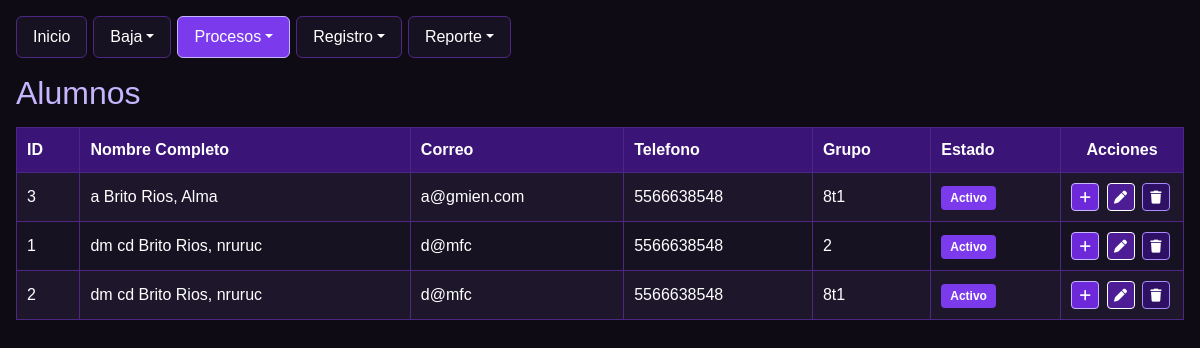
The app's page /Escuela/procesos/pro_alumnos.php, older data.
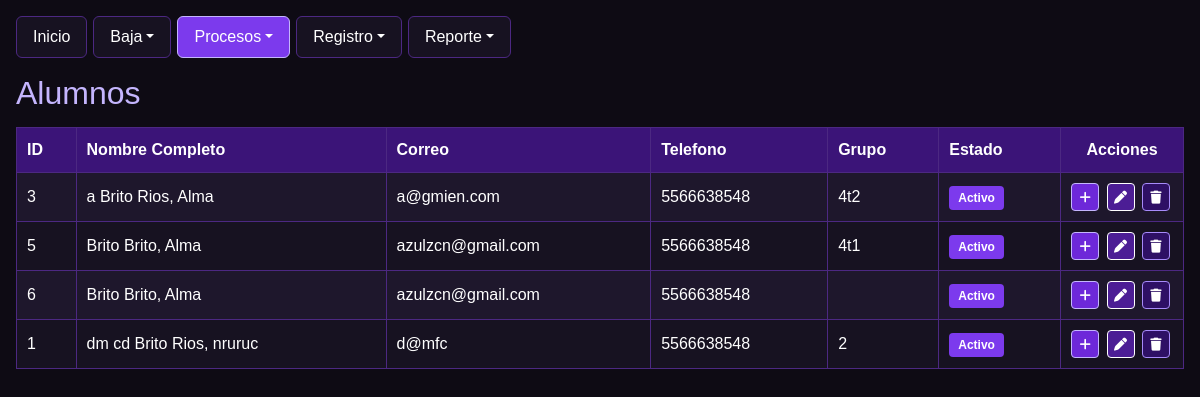
The same page, newer data.
### tables this page shows
CREATE TABLE `alumnos` (
  `id_alumno` int(11) NOT NULL,
  `nombre` varchar(50) NOT NULL,
  `apaterno` varchar(50) NOT NULL,
  `amaterno` varchar(50) DEFAULT NULL,
  `dom` varchar(100) DEFAULT NULL,
  `mail` varchar(100) DEFAULT NULL,
  `tel` varchar(20) DEFAULT NULL,
  `id_grupo` varchar(50) DEFAULT NULL,
  `estatus` int(11) DEFAULT 1
);

### Escuela/procesos/pro_alumnos.php (the view, shortened to what this page needs)
<?php
require_once __DIR__ . '/../conexion.php';
$col_id = "id_alumno";
$conexion->exec("CREATE TABLE IF NOT EXISTS grupos (
    id INT AUTO_INCREMENT PRIMARY KEY,
    grupo VARCHAR(50) NOT NULL
)");
$conexion->exec("CREATE TABLE IF NOT EXISTS alumnos (
    `{$col_id}` INT AUTO_INCREMENT PRIMARY KEY,
    nombre VARCHAR(50) NOT NULL,
    apaterno VARCHAR(50) NOT NULL,
    amaterno VARCHAR(50),
    dom VARCHAR(100),
    mail VARCHAR(100),
    tel VARCHAR(20),
    id_grupo VARCHAR(50),
    estatus INT DEFAULT 1
)");
$alumnos = $conexion->query("SELECT * FROM alumnos WHERE estatus = 1 ORDER BY apaterno, amaterno, nombre")->fetchAll(PDO::FETCH_ASSOC);
?>
<!DOCTYPE html>
<html lang="es">
<head>
    <link href="https://cdn.jsdelivr.net/npm/bootstrap@5.3.8/dist/css/bootstrap.min.css" rel="stylesheet" />
    <link rel="stylesheet" href="https://cdnjs.cloudflare.com/ajax/libs/font-awesome/6.0.0/css/all.min.css" />
</head>
<body class="p-3 m-0 border-0">
    <ul class="nav nav-pills">
        <li class="nav-item"><a class="nav-link" href="/proyecto-AABR/Escuela/index.php">Inicio</a></li>
        <li class="nav-item dropdown">
            <a class="nav-link dropdown-toggle" data-bs-toggle="dropdown" href="#" role="button">Baja</a>
        </li>
        <li class="nav-item dropdown">
            <a class="nav-link dropdown-toggle active" data-bs-toggle="dropdown" href="#" role="button">Procesos</a>
        </li>
        <li class="nav-item dropdown">
            <a class="nav-link dropdown-toggle" data-bs-toggle="dropdown" href="#" role="button">Registro</a>
        </li>
        <li class="nav-item dropdown">
            <a class="nav-link dropdown-toggle" data-bs-toggle="dropdown" href="#" role="button">Reporte</a>
        </li>
    </ul>
    <h2 class="mt-3">Alumnos</h2>
    <table>
        <tr>
            <th>ID</th>
            <th>Nombre Completo</th>
            <th>Correo</th>
            <th>Telefono</th>
            <th>Grupo</th>
            <th>Estado</th>
            <th style="width: 120px; text-align: center;">Acciones</th>
        </tr>
        <?php foreach ($alumnos as $a): ?>
            <?php $id_actual = (string)($a[$col_id] ?? ""); ?>
            <tr>
                <td><?= htmlspecialchars($id_actual, ENT_QUOTES, "UTF-8") ?></td>
                <td><?= htmlspecialchars(trim(($a["apaterno"] ?? "") . " " . ($a["amaterno"] ?? "") . ", " . ($a["nombre"] ?? "")), ENT_QUOTES, "UTF-8") ?></td>
                <td><?= htmlspecialchars((string)($a["mail"] ?? ""), ENT_QUOTES, "UTF-8") ?></td>
                <td><?= htmlspecialchars((string)($a["tel"] ?? ""), ENT_QUOTES, "UTF-8") ?></td>
                <td><?= htmlspecialchars((string)($a["id_grupo"] ?? ""), ENT_QUOTES, "UTF-8") ?></td>
                <td><span class="badge-activo">Activo</span></td>
                <td style="text-align: center; white-space: nowrap;">
                    <a href="/proyecto-AABR/Escuela/registro/reg_alumno.php" class="btn-act btn-add" title="Anadir / Nuevo"><i class="fa fa-plus"></i></a>
                    <a href="?edit=<?= urlencode($id_actual) ?>" class="btn-act btn-edit" title="Editar"><i class="fa fa-pen"></i></a>
                    <a href="?del=<?= urlencode($id_actual) ?>" class="btn-act btn-del" title="Dar de baja" onclick="return confirm('Dar de baja a este alumno?')"><i class="fa fa-trash"></i></a>
                </td>
            </tr>
        <?php endforeach; ?>
    </table>
</body>
</html>

Row changes from the older to the newer data that the page shows:
no longer on this page (row edited): alumnos: id_alumno "2", apaterno+amaterno+nombre "dm cd Brito Rios, nruruc", mail "d@mfc", tel "5566638548", id_grupo "8t1"
changed alumnos "a Brito Rios, Alma": id_grupo "8t1" → "4t2"
added alumnos: id_alumno "5", apaterno+amaterno+nombre "Brito Brito, Alma", mail "azulzcn@gmail.com", tel "5566638548", id_grupo "4t1"
added alumnos: id_alumno "6", apaterno+amaterno+nombre "Brito Brito, Alma", mail "azulzcn@gmail.com", tel "5566638548"
